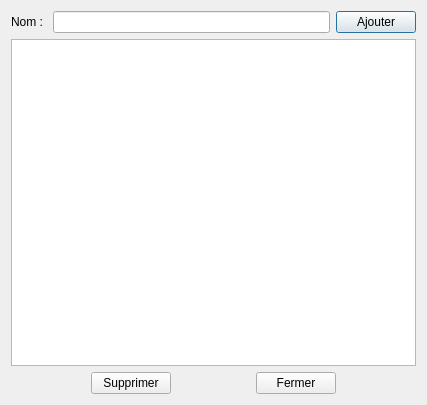
<?xml version="1.0" encoding="UTF-8"?>
<ui version="4.0">
 <class>ClassesManager</class>
 <widget class="QDialog" name="ClassesManager">
  <property name="windowModality">
   <enum>Qt::WindowModal</enum>
  </property>
  <property name="geometry">
   <rect>
    <x>0</x>
    <y>0</y>
    <width>427</width>
    <height>405</height>
   </rect>
  </property>
  <property name="windowTitle">
   <string>Gestionnaire des classes</string>
  </property>
  <layout class="QVBoxLayout" name="verticalLayout">
   <item>
    <layout class="QHBoxLayout" name="horizontalLayout">
     <item>
      <widget class="QLabel" name="label">
       <property name="text">
        <string>Nom : </string>
       </property>
      </widget>
     </item>
     <item>
      <widget class="QLineEdit" name="lineEdit_name"/>
     </item>
     <item>
      <widget class="QPushButton" name="pushButton_add">
       <property name="text">
        <string>Ajouter</string>
       </property>
      </widget>
     </item>
    </layout>
   </item>
   <item>
    <widget class="QListWidget" name="list_classes"/>
   </item>
   <item>
    <layout class="QHBoxLayout" name="horizontalLayout_2">
     <item>
      <spacer name="horizontalSpacer">
       <property name="orientation">
        <enum>Qt::Horizontal</enum>
       </property>
       <property name="sizeHint" stdset="0">
        <size>
         <width>40</width>
         <height>20</height>
        </size>
       </property>
      </spacer>
     </item>
     <item>
      <widget class="QPushButton" name="pushButton_delete">
       <property name="text">
        <string>Supprimer</string>
       </property>
      </widget>
     </item>
     <item>
      <spacer name="horizontalSpacer_3">
       <property name="orientation">
        <enum>Qt::Horizontal</enum>
       </property>
       <property name="sizeHint" stdset="0">
        <size>
         <width>40</width>
         <height>20</height>
        </size>
       </property>
      </spacer>
     </item>
     <item>
      <widget class="QPushButton" name="pushButton_close">
       <property name="text">
        <string>Fermer</string>
       </property>
      </widget>
     </item>
     <item>
      <spacer name="horizontalSpacer_2">
       <property name="orientation">
        <enum>Qt::Horizontal</enum>
       </property>
       <property name="sizeHint" stdset="0">
        <size>
         <width>40</width>
         <height>20</height>
        </size>
       </property>
      </spacer>
     </item>
    </layout>
   </item>
  </layout>
 </widget>
 <resources/>
 <connections>
  <connection>
   <sender>pushButton_close</sender>
   <signal>clicked()</signal>
   <receiver>ClassesManager</receiver>
   <slot>accept()</slot>
   <hints>
    <hint type="sourcelabel">
     <x>317</x>
     <y>384</y>
    </hint>
    <hint type="destinationlabel">
     <x>381</x>
     <y>373</y>
    </hint>
   </hints>
  </connection>
 </connections>
</ui>
